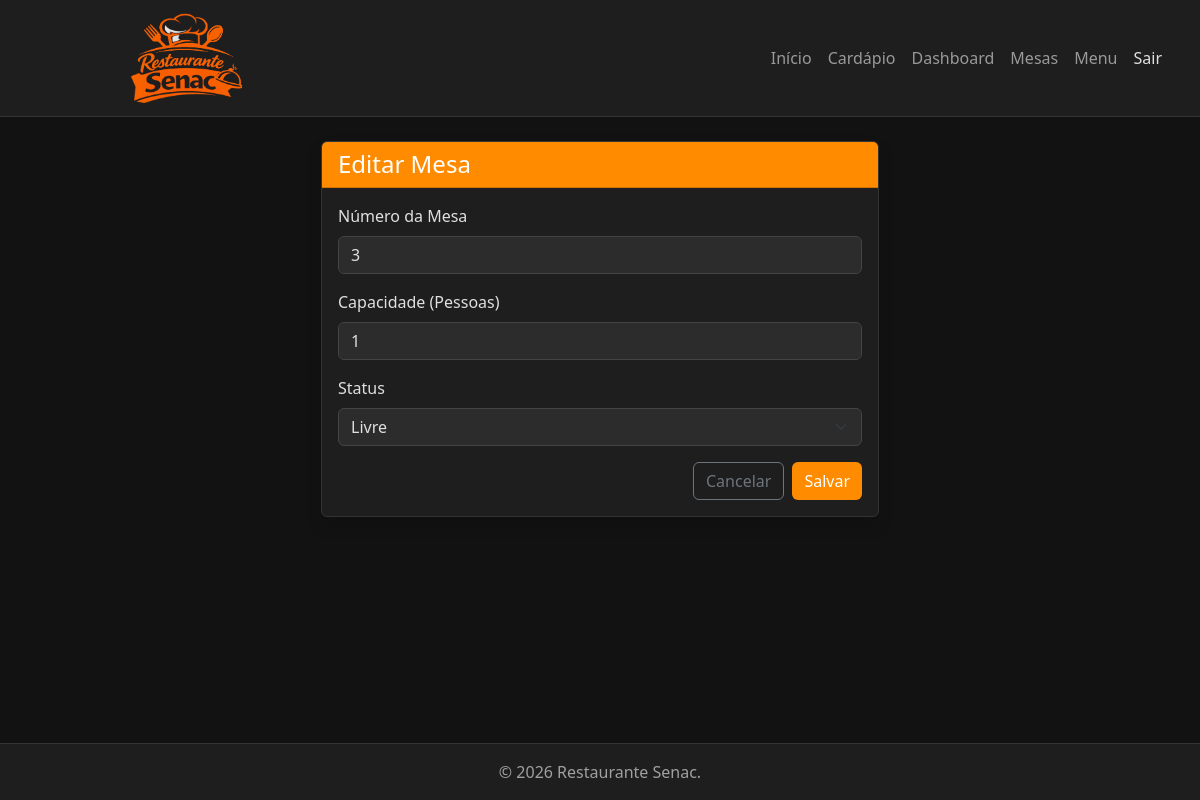
The page /mesas/3/editar/ (signed in) on the database its author committed.
### restaurant/models.py (models this page shows, shortened)
class Mesa(models.Model):
    STATUS_CHOICES = [
        ('LIVRE', 'Livre'),
        ('OCUPADA', 'Ocupada'),
    ]
    numero = models.IntegerField(unique=True, verbose_name="Número da Mesa")
    capacidade = models.IntegerField(verbose_name="Capacidade (Pessoas)")
    status = models.CharField(max_length=10, choices=STATUS_CHOICES, default='LIVRE', verbose_name="Status")

### restaurant/views.py (the view)
# urls.py: path('mesas/<int:pk>/editar/', MesaUpdateView.as_view(), name='mesa_update'),
class MesaUpdateView(LoginRequiredMixin, UpdateView):
    model = Mesa
    form_class = MesaForm
    template_name = 'restaurant/mesa_form.html'
    success_url = reverse_lazy('mesa_list')

### restaurant/forms.py
class MesaForm(forms.ModelForm):
    class Meta:
        model = Mesa
        fields = ['numero', 'capacidade', 'status']
        widgets = {
            'numero': forms.NumberInput(attrs={'class': 'form-control', 'placeholder': 'Número da mesa'}),
            'capacidade': forms.NumberInput(attrs={'class': 'form-control', 'placeholder': 'Quantidade de lugares'}),
            'status': forms.Select(attrs={'class': 'form-select'}),
        }

### templates/restaurant/mesa_form.html (shortened to what this page needs)
{% extends 'base.html' %}
{% block content %}
<div class="row justify-content-center">
    <div class="col-md-6">
        <div class="card shadow">
            <div class="card-header bg-orange text-white">
                <h4 class="mb-0">{% if form.instance.pk %}Editar Mesa{% else %}Nova Mesa{% endif %}</h4>
            </div>
            <div class="card-body">
                <form method="post">
                    {% for field in form %}
                    <div class="mb-3">
                        <label for="{{ field.id_for_label }}" class="form-label">{{ field.label }}</label>
                        {{ field }}
                    </div>
                    {% endfor %}
                    <div class="d-flex justify-content-end">
                        <a href="{% url 'mesa_list' %}" class="btn btn-outline-secondary me-2">Cancelar</a>
                        <button type="submit" class="btn btn-orange">Salvar</button>
                    </div>
                </form>
            </div>
        </div>
    </div>
</div>
{% endblock %}

### static/css/styles.css (style rules this page uses)
:root { --bg-dark: #121212; --bg-card: #1e1e1e; --primary-orange: #FF8C00; --text-light: #e0e0e0; --text-muted: #a0a0a0; }
body { background-color: var(--bg-dark); color: var(--text-light); min-height: 100vh; display: flex; flex-direction: column; }
.bg-orange { background-color: var(--primary-orange) !important; }
.btn-orange { background-color: var(--primary-orange); color: white; border: none; font-weight: 500; }
.card { background-color: var(--bg-card); border: 1px solid #333; }
label { color: #e0e0e0; }
.form-control, .form-select { background-color: #2c2c2c; border: 1px solid #444; color: var(--text-light); }

### rows shown on the page
Mesa: form "3" "1" "Livre"

### other values the page prints
{{ field.label }} "Número da Mesa" "Capacidade (Pessoas)" "Status"
